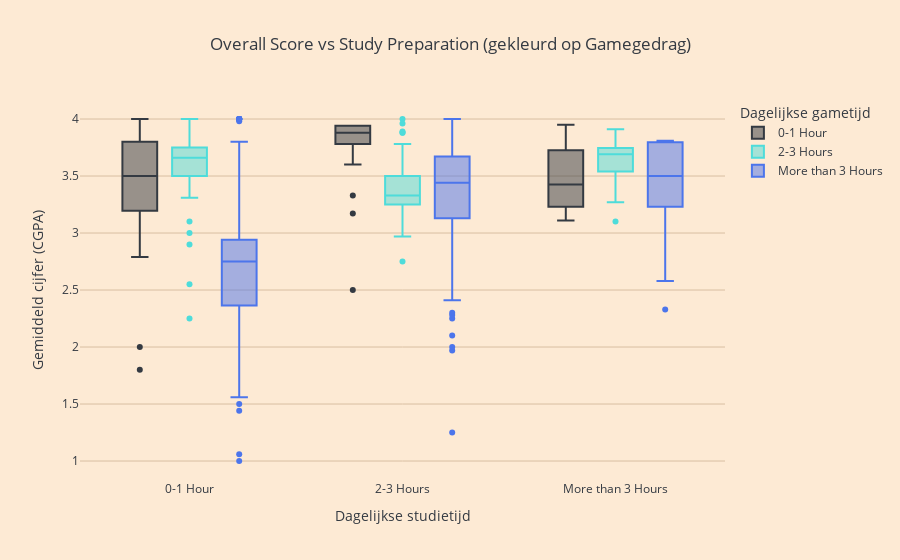

Write notebook code for a chart like this one.
### Code cell
# Run eerste deze cel voordat je verder gaat 

# Hieronder de libraries die gebruikt zijn
import pandas as pd
import plotly.express as px
import plotly.graph_objects as go

# Hieronder laad je de datasets in
df1 = pd.read_csv("StudentPerformanceFactors.csv")
df2 = pd.read_csv("gameandgrade.csv")
df3 = pd.read_csv("ResearchInformation3.csv")

# Letop! krijg je een error dan heb je waarschijlijk een andere naam aan de datasets gegeven 
# of de datasets staan niet in dezelfde map als de jupyter notebook 
# Houd alleen relevante kolommen over
df3_clean = df3[["Preparation", "Gaming", "Overall"]].dropna().copy()

# Standaardiseer de ordinale categorieën
prep_order = ["0-1 Hour", "2-3 Hours", "More than 3 Hours"]
game_order = ["0-1 Hour", "2-3 Hours", "More than 3 Hours"]

df3_clean = df3_clean[df3_clean["Preparation"].isin(prep_order)]
df3_clean["Preparation"] = pd.Categorical(df3_clean["Preparation"], categories=prep_order, ordered=True)

df3_clean = df3_clean[df3_clean["Gaming"].isin(game_order)]
df3_clean["Gaming"] = pd.Categorical(df3_clean["Gaming"], categories=game_order, ordered=True)

# Layout aanpassen
fig = px.box(
    df3_clean,
    x="Preparation",
    y="Overall",
    color="Gaming",
    title="Overall Score vs Study Preparation (gekleurd op Gamegedrag)",
    labels={
        "Preparation": "Dagelijkse studietijd",
        "Overall": "Gemiddeld cijfer (CGPA)",
        "Gaming": "Dagelijkse gametijd"
    },
    category_orders={
        "Preparation": prep_order,
        "Gaming": game_order
    },
    height= 600
)

fig.show()

### Figure 1 — Plotly figure (JSON) as saved in the notebook; plotly's stock layout.template omitted (floating-point values rounded to 4 significant figures; data arrays with more than 128 entries replaced by an {"elided": "..."} marker saying what was removed)
{"data": [{"alignmentgroup": "True", "hovertemplate": "Dagelijkse gametijd=0-1 Hour<br>Dagelijkse studietijd=%{x}<br>Gemiddeld cijfer (CGPA)=%{y}<extra></extra>", "legendgroup": "0-1 Hour", "marker": {"color": "#343a42"}, "name": "0-1 Hour", "notched": false, "offsetgroup": "0-1 Hour", "orientation": "v", "showlegend": true, "type": "box", "x": ["More than 3 Hours", "0-1 Hour", "0-1 Hour", "0-1 Hour", "2-3 Hours", "0-1 Hour", "0-1 Hour", "More than 3 Hours", "0-1 Hour", "0-1 Hour", "0-1 Hour", "0-1 Hour", "2-3 Hours", "2-3 Hours", "2-3 Hours", "2-3 Hours", "0-1 Hour", "0-1 Hour", "0-1 Hour", "2-3 Hours", "2-3 Hours", "2-3 Hours", "2-3 Hours", "2-3 Hours", "2-3 Hours", "2-3 Hours", "0-1 Hour", "2-3 Hours", "2-3 Hours", "2-3 Hours", "2-3 Hours", "2-3 Hours", "2-3 Hours", "2-3 Hours", "2-3 Hours", "2-3 Hours", "2-3 Hours", "2-3 Hours", "2-3 Hours", "2-3 Hours", "More than 3 Hours", "0-1 Hour", "2-3 Hours", "2-3 Hours", "0-1 Hour", "2-3 Hours", "0-1 Hour", "More than 3 Hours", "2-3 Hours", "2-3 Hours"], "x0": " ", "xaxis": "x", "y": [3.35, 3.467, 1.8, 2.0, 2.5, 2.79, 3.0, 3.11, 3.39, 3.5, 3.5, 3.54, 3.65, 3.65, 3.78, 3.78, 3.8, 3.8, 3.84, 3.87, 3.88, 3.88, 3.88, 3.88, 3.88, 3.88, 3.93, 3.94, 3.94, 3.94, 3.94, 3.94, 3.94, 3.94, 3.94, 3.94, 3.94, 3.94, 3.94, 3.94, 3.95, 4.0, 3.33, 3.6, 3.8, 3.17, 3.5, 3.5, 3.78, 3.94], "y0": " ", "yaxis": "y"}, {"alignmentgroup": "True", "hovertemplate": "Dagelijkse gametijd=2-3 Hours<br>Dagelijkse studietijd=%{x}<br>Gemiddeld cijfer (CGPA)=%{y}<extra></extra>", "legendgroup": "2-3 Hours", "marker": {"color": "#4edcda"}, "name": "2-3 Hours", "notched": false, "offsetgroup": "2-3 Hours", "orientation": "v", "showlegend": true, "type": "box", "x": {"elided": "141 str values"}, "x0": " ", "xaxis": "x", "y": {"elided": "141 float values"}, "y0": " ", "yaxis": "y"}, {"alignmentgroup": "True", "hovertemplate": "Dagelijkse gametijd=More than 3 Hours<br>Dagelijkse studietijd=%{x}<br>Gemiddeld cijfer (CGPA)=%{y}<extra></extra>", "legendgroup": "More than 3 Hours", "marker": {"color": "#4c75eb"}, "name": "More than 3 Hours", "notched": false, "offsetgroup": "More than 3 Hours", "orientation": "v", "showlegend": true, "type": "box", "x": {"elided": "302 str values"}, "x0": " ", "xaxis": "x", "y": {"elided": "302 float values"}, "y0": " ", "yaxis": "y"}], "layout": {"autosize": true, "boxmode": "group", "legend": {"title": {"text": "Dagelijkse gametijd"}, "tracegroupgap": 0}, "title": {"text": "Overall Score vs Study Preparation (gekleurd op Gamegedrag)"}, "xaxis": {"anchor": "y", "autorange": true, "categoryarray": ["0-1 Hour", "2-3 Hours", "More than 3 Hours"], "categoryorder": "array", "domain": [0, 1], "range": [-0.5108, 2.511], "title": {"text": "Dagelijkse studietijd"}, "type": "category"}, "yaxis": {"anchor": "x", "autorange": true, "domain": [0, 1], "range": [0.8333, 4.167], "title": {"text": "Gemiddeld cijfer (CGPA)"}, "type": "linear"}}}
